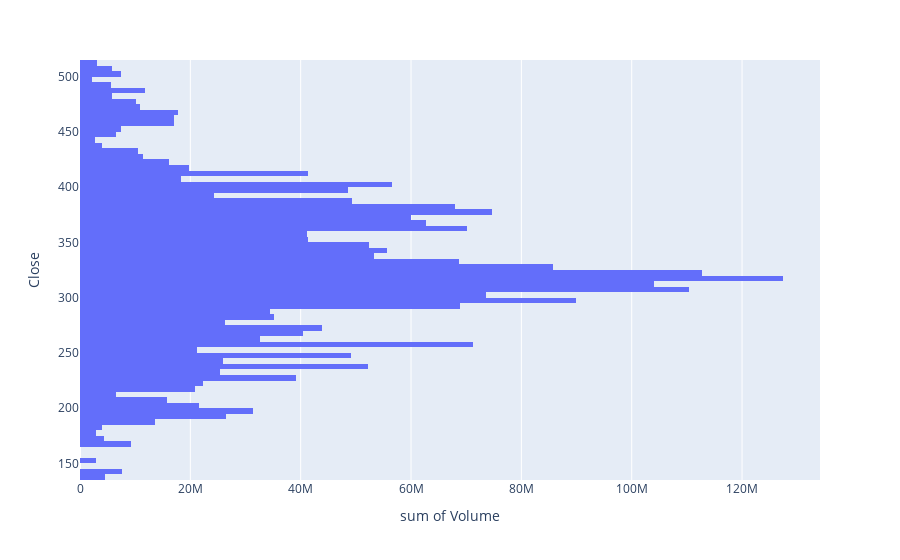

Write notebook code for a chart like this one.
### Code cell
import plotly.express as px
import plotly.graph_objects as go

px.histogram(lulu, x='Volume', y='Close', nbins=150, orientation='h').show()

### Figure 1 — Plotly figure (JSON) as saved in the notebook; plotly's stock layout.template omitted (floating-point values rounded to 4 significant figures; data arrays with more than 128 entries replaced by an {"elided": "..."} marker saying what was removed)
{"data": [{"bingroup": "y", "histfunc": "sum", "hovertemplate": "sum of Volume=%{x}<br>Close=%{y}<extra></extra>", "legendgroup": "", "marker": {"color": "#636efa", "pattern": {"shape": ""}}, "name": "", "nbinsy": 150, "orientation": "h", "showlegend": false, "type": "histogram", "x": {"elided": "1418 float values"}, "xaxis": "x", "y": {"elided": "1418 float values"}, "yaxis": "y"}], "layout": {"barmode": "relative", "legend": {"tracegroupgap": 0}, "margin": {"t": 60}, "xaxis": {"anchor": "y", "domain": [0, 1], "title": {"text": "sum of Volume"}}, "yaxis": {"anchor": "x", "domain": [0, 1], "title": {"text": "Close"}}}}
